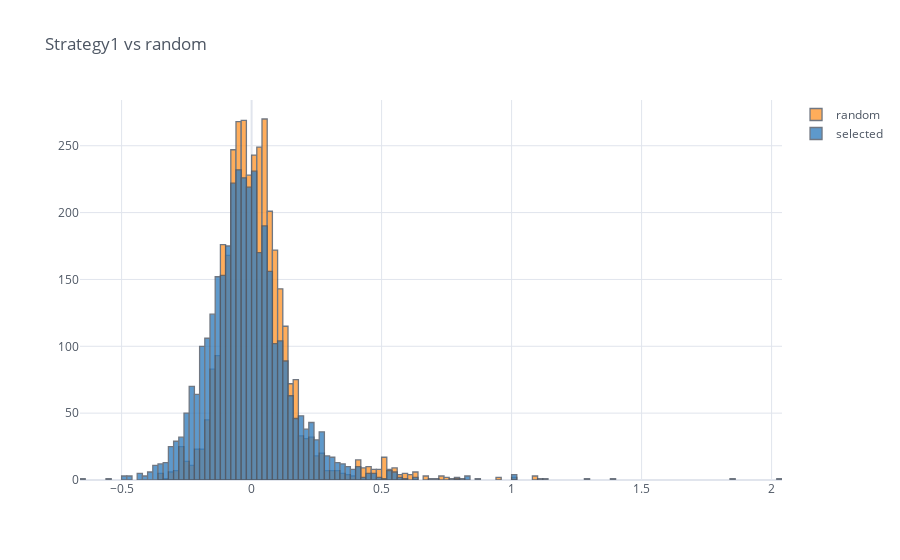

The code cell stored with this chart in its notebook:
### Code cell
n = len(result)
pd.DataFrame({"random": np.random.choice(allCases_, n), "selected": result_}).iplot(kind='histogram', theme='white', title='Strategy1 vs random')

### Figure 1 — Plotly figure (JSON) as saved in the notebook; plotly's stock layout.template omitted (floating-point values rounded to 4 significant figures; data arrays with more than 128 entries replaced by an {"elided": "..."} marker saying what was removed)
{"data": [{"histfunc": "count", "histnorm": "", "marker": {"color": "rgba(255, 153, 51, 1.0)", "line": {"color": "#4D5663", "width": 1.3}}, "name": "random", "opacity": 0.8, "orientation": "v", "type": "histogram", "x": {"elided": "3521 float values"}}, {"histfunc": "count", "histnorm": "", "marker": {"color": "rgba(55, 128, 191, 1.0)", "line": {"color": "#4D5663", "width": 1.3}}, "name": "selected", "opacity": 0.8, "orientation": "v", "type": "histogram", "x": {"elided": "3521 float values"}}], "layout": {"barmode": "overlay", "legend": {"bgcolor": "#FFFFFF", "font": {"color": "#4D5663"}}, "paper_bgcolor": "#FFFFFF", "plot_bgcolor": "#FFFFFF", "title": {"font": {"color": "#4D5663"}, "text": "Strategy1 vs random"}, "xaxis": {"gridcolor": "#E1E5ED", "showgrid": true, "tickfont": {"color": "#4D5663"}, "title": {"font": {"color": "#4D5663"}, "text": ""}, "zerolinecolor": "#E1E5ED"}, "yaxis": {"gridcolor": "#E1E5ED", "showgrid": true, "tickfont": {"color": "#4D5663"}, "title": {"font": {"color": "#4D5663"}, "text": ""}, "zerolinecolor": "#E1E5ED"}}}
